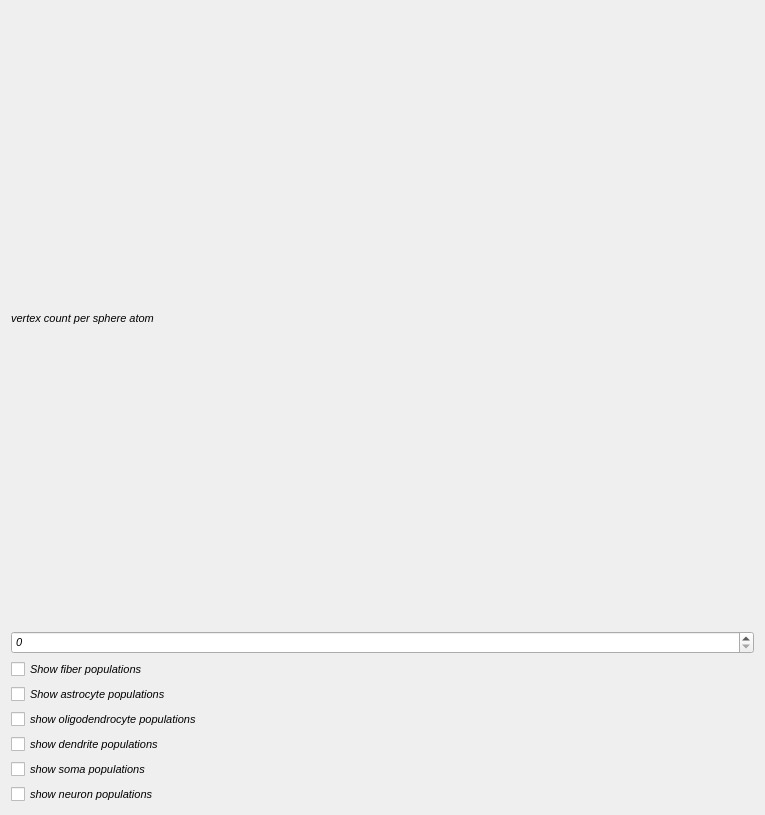
<?xml version="1.0" encoding="UTF-8"?>
<ui version="4.0">
 <class>Dialog</class>
 <widget class="QDialog" name="Dialog">
  <property name="geometry">
   <rect>
    <x>0</x>
    <y>0</y>
    <width>765</width>
    <height>815</height>
   </rect>
  </property>
  <property name="sizePolicy">
   <sizepolicy hsizetype="MinimumExpanding" vsizetype="MinimumExpanding">
    <horstretch>0</horstretch>
    <verstretch>0</verstretch>
   </sizepolicy>
  </property>
  <property name="font">
   <font>
    <pointsize>8</pointsize>
    <italic>true</italic>
   </font>
  </property>
  <property name="windowTitle">
   <string>Dialog</string>
  </property>
  <layout class="QGridLayout" name="gridLayout_3">
   <item row="0" column="1">
    <layout class="QVBoxLayout" name="verticalLayout">
     <item>
      <widget class="QLabel" name="label">
       <property name="text">
        <string>vertex count per sphere atom</string>
       </property>
      </widget>
     </item>
     <item>
      <widget class="QSpinBox" name="spinBox_VertexCountPerSphereAtom">
       <property name="maximum">
        <number>4000</number>
       </property>
      </widget>
     </item>
    </layout>
   </item>
   <item row="8" column="1">
    <layout class="QVBoxLayout" name="verticalLayout_2">
     <item>
      <widget class="QCheckBox" name="checkBox_FiberPopulationVisibility">
       <property name="text">
        <string>Show fiber populations</string>
       </property>
      </widget>
     </item>
     <item>
      <widget class="QCheckBox" name="checkBox_AstrocytePopulationVisibility">
       <property name="text">
        <string>Show astrocyte populations</string>
       </property>
      </widget>
     </item>
     <item>
      <widget class="QCheckBox" name="checkBox_OligodendrocytePopulationVisibility">
       <property name="text">
        <string>show oligodendrocyte populations</string>
       </property>
      </widget>
     </item>
     <item>
      <widget class="QCheckBox" name="checkBox_DendritePopulationVisibility">
       <property name="text">
        <string>show dendrite populations</string>
       </property>
      </widget>
     </item>
     <item>
      <widget class="QCheckBox" name="checkBox_SomaPopulationVisibility">
       <property name="text">
        <string>show soma populations</string>
       </property>
      </widget>
     </item>
     <item>
      <widget class="QCheckBox" name="checkBox_NeuronPopulationVisibility">
       <property name="text">
        <string>show neuron populations</string>
       </property>
      </widget>
     </item>
    </layout>
   </item>
  </layout>
 </widget>
 <resources/>
 <connections/>
</ui>
